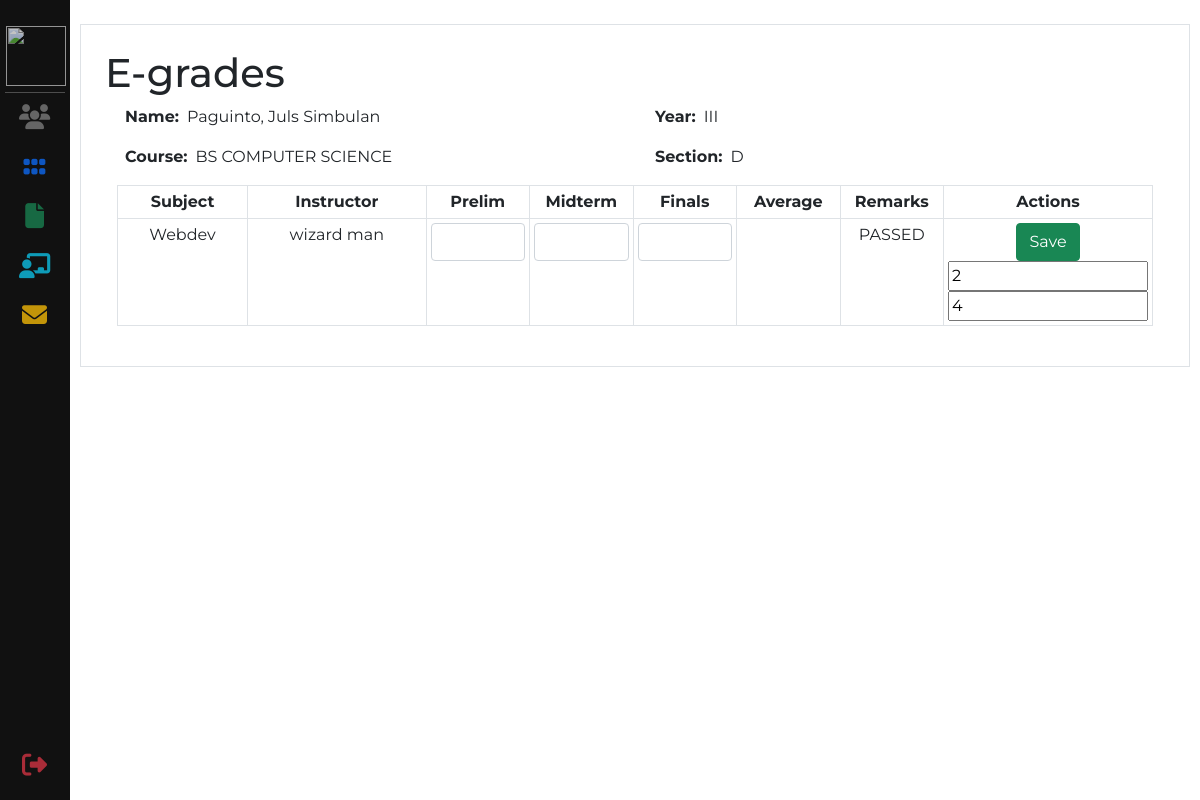
The page /admin-files/viewGrades.php?sID=2 (signed in) on the database its author committed.
### tables this page shows
CREATE TABLE `tbl_student` (
  `studentID` int(255) NOT NULL,
  `username` varchar(200) NOT NULL,
  `password` varchar(200) NOT NULL,
  `section` varchar(200) DEFAULT NULL,
  `year` varchar(50) NOT NULL,
  `courseID` int(200) NOT NULL,
  `appointmentID` int(200) NOT NULL,
  `statusID` int(200) NOT NULL
);

CREATE TABLE `tbl_student_info` (
  `student_infoID` int(255) NOT NULL,
  `studentID` int(200) NOT NULL,
  `email` varchar(200) NOT NULL,
  `fName` varchar(200) NOT NULL,
  `lName` varchar(200) NOT NULL,
  `mName` varchar(50) NOT NULL,
  `sex` varchar(200) NOT NULL,
  `bday` date NOT NULL,
  `homeAddress` varchar(200) NOT NULL,
  `phoneNo.` bigint(200) NOT NULL,
  `guardianName` varchar(200) NOT NULL,
  `guardianPhoneNo` bigint(200) NOT NULL,
  `guardianAddress` varchar(200) NOT NULL,
  `elementary` varchar(200) NOT NULL,
  `elementaryYear` int(100) NOT NULL,
  `juniorHigh` varchar(200) NOT NULL,
  `juniorHighYear` int(100) NOT NULL,
  `seniorHigh` varchar(200) NOT NULL,
  `seniorHighYear` int(100) NOT NULL
);

CREATE TABLE `tbl_course` (
  `courseID` int(255) NOT NULL,
  `courseName` varchar(200) NOT NULL
);

CREATE TABLE `tbl_subject` (
  `subjectID` int(255) NOT NULL,
  `subjectName` varchar(200) NOT NULL,
  `courseID` int(255) NOT NULL,
  `instructor` varchar(200) NOT NULL,
  `year` varchar(50) NOT NULL,
  `hours` int(50) NOT NULL
);

### admin-files/viewGrades.php (the view, shortened to what this page needs)
<?php include 'admin-includes/header.php'; ?>
<?php
if (isset($_GET['sID'])) {
    $GET_studentID = $_GET['sID'];
    $class_studentSql = "SELECT *
                        FROM tbl_student
                        INNER JOIN tbl_course ON tbl_student.courseID = tbl_course.courseID
                        INNER JOIN tbl_status ON tbl_status.statusID = tbl_student.statusID
                        INNER JOIN tbl_student_info ON tbl_student.studentID = tbl_student_info.studentID
                        WHERE tbl_student.studentID = $GET_studentID";
    $result = $conn->query($class_studentSql);
?>
    <div class="main">
        <div class="container-fluid border my-4 p-4">
            <h1>E-grades</h1>
            <div class="container">
                <?php while ($row = $result->fetch_assoc()) {
                ?>
                    <div class="row">
                        <div class="col">
                            <div class="d-flex flex-row">
                                <p class="fw-bold px-2">Name:</p>
                                <p class="text-capitalize"> <?= $row['lName'] . ', ' . $row['fName'] . ' ' . $row['mName'] ?></p>
                            </div>
                            <div class="d-flex flex-row">
                                <p class="fw-bold px-2">Course:</p>
                                <p class="text-uppercase"><?= $row['courseName'] ?></p>
                            </div>
                        </div>
                        <div class="col">
                            <div class="d-flex flex-row">
                                <p class="fw-bold px-2">Year:</p>
                                <p class="text-uppercase"> <?= $row['year'] ?> </p>
                            </div>
                            <div class="d-flex flex-row">
                                <p class="fw-bold px-2">Section:</p>
                                <p class="text-uppercase"> <?= $row['section'] ?> </p>
                            </div>
                        </div>
                    </div>
                    <div class="table-responsive">
                        <form action="../config/grades_ctrl.php" method="post">
                            <table class="table table-sm table-bordered table-hover">
                                <thead>
                                    <tr class="text-center">
                                        <th>Subject</th>
                                        <th>Instructor</th>
                                        <th style="width: 10%;">Prelim</th>
                                        <th style="width: 10%;">Midterm</th>
                                        <th style="width: 10%;">Finals</th>
                                        <th style="width: 10%;">Average</th>
                                        <th style="width: 10%;">Remarks</th>
                                        <th style="width: 10%;">Actions</th>
                                    </tr>
                                </thead>
                                <tbody>
                                    <?php
                                    $studentCourseID = $row['courseID'];
                                    $studentYear = $row['year'];
                                    $sql_subject = "SELECT * FROM tbl_subject WHERE courseID = '$studentCourseID' AND year = '$studentYear'";
                                    $resultSubjects = $conn->query($sql_subject);
                                    while ($row2 = $resultSubjects->fetch_assoc()) { ?>
                                        <tr class="text-center">
                                            <td><?= $row2['subjectName'] ?></td>
                                            <td><?= $row2['instructor'] ?></td>
                                                <td> <input type="number" class="form-control" name="prelims"  id=""> </td>
                                                <td> <input type="number" class="form-control" name="midterm" id=""> </td>
                                                <td> <input type="number" class="form-control" name="finals" id=""> </td>
                                            <td><input type="number" class="form-control-plaintext" name="" id=""></td>
                                            <td>
                                                <p class="text-uppercase">passed</p>
                                            </td>
                                            <td>
                                                <button class="btn btn-success" type="submit" name="btn_save_grades">Save</button>
                                                <input type="text" name="studentID" id="" value="<?= $row['studentID'] ?>">
                                                <input type="text" name="subjectID" id="" value="<?= $row2['subjectID'] ?>">
                                            </td>
                                        </tr>
                                    <?php } ?>
                                </tbody>
                            </table>
                        </form>
                    </div>
            </div>
    <?php }
            } ?>
        </div>
    </div>
    <?php include 'admin-includes/footer.php'; ?>

### assets/custom/admin-style.css (style rules this page uses)
.main { margin-left: 70px; padding: 0px 10px; }

### assets/custom/style-custom.css (style rules this page uses)
body { font-family: 'Montserrat', sans-serif; }

### rows shown on the page
tbl_student: tbl_student_info.lName "Paguinto", tbl_student_info.fName "Juls", tbl_student_info.mName "Simbulan", courseID.courseName "BS COMPUTER SCIENCE", year "III", section "D"
tbl_subject: subjectName "Webdev", instructor "wizard man", subjectID "4"
tbl_student_info: studentID "2"
